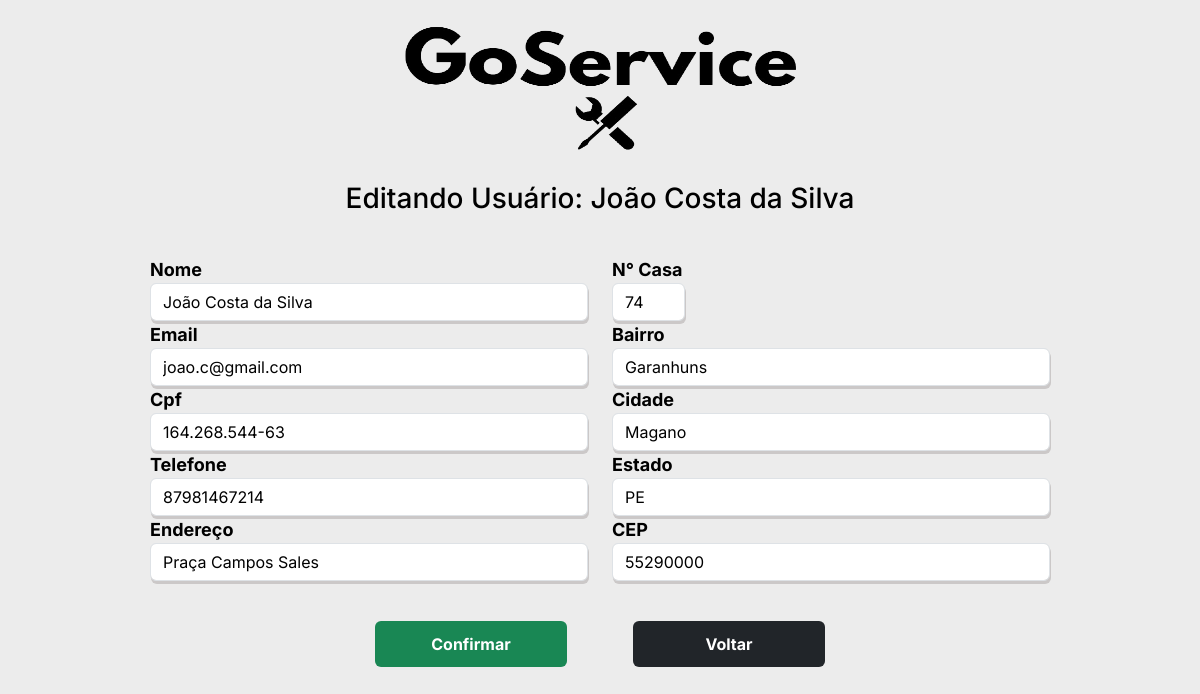
The app's page /edit_user/2, older data.
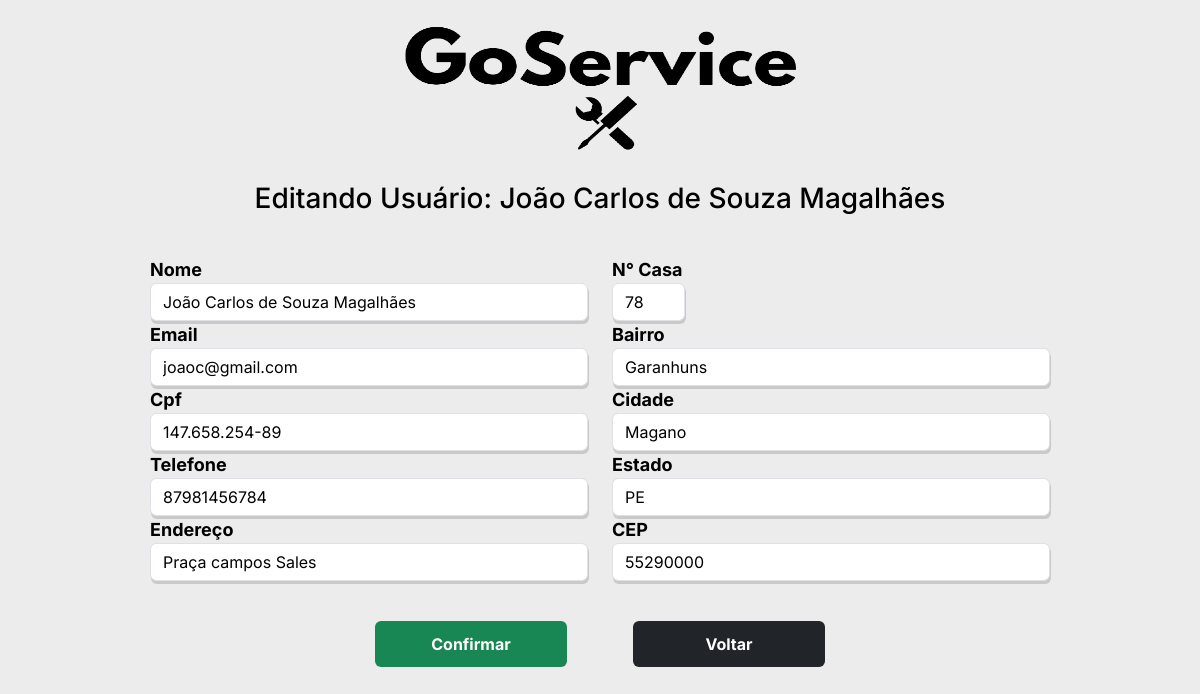
The same page, newer data.
### tables this page shows
CREATE TABLE "clientes"(
        "ID_clientes" INTEGER PRIMARY KEY AUTOINCREMENT,
        "nome"      TEXT,
        "email"     TEXT,
        "cpf"       TEXT,
        "telefone"  TEXT,
        "rua"       TEXT,
        "numero"    TEXT,
        "bairro"    TEXT,
        "cidade"    TEXT,
        "estado"    TEXT,
        "cep"       TEXT
        );

### cliente.py (the view, shortened to what this page needs)
@bp_clientes.route('/edit_user/<string:idCli>', methods=['POST', 'GET'])
def edit_user(idCli):
    con = sql.connect("goservice.db")
    con.row_factory = sql.Row
    cur = con.cursor()
    cur.execute("SELECT * from clientes WHERE ID_clientes=?", (idCli))
    dados = cur.fetchone()
    return render_template('clientes/edit_cliente.html', dados=dados)

### templates/clientes/edit_cliente.html (shortened to what this page needs)
{% extends 'clientes/base/base_cad.html' %}
{% block customCSS %}
  <link rel="stylesheet" href="{{ url_for('static', filename='css/estilosCli/estilo_edit_cliente.css')}}">
{% endblock %}
{% block body %}
    <div class="col-9 mx-auto">
        <div class="container__pai__logo">
            <img class="logo" src="{{ url_for('static', filename='img/goservice.png')}}" id="logo" alt="">
        </div>
        <div class="container__pai__titulo">
            <h3>Editando Usuário: {{dados.nome}}</h3>
        </div>
            <form class="flex-lg-row" action="{{url_for('clientes.edit_user', idCli=dados.ID_clientes)}}" method="post" >
                <div class="row">
                    <div class="col">
                        <div class="form-group">
                            <label>Nome</label>
                            <input type="text" name="nome" id="" value="{{dados.nome}}" required class="form-control bg-white text-black caixa">
                        </div>
                        <div class="form-group">
                            <label>Email</label>
                            <input type="email" name="email" id="" value="{{dados.email}}" required class="form-control bg-white text-black caixa">
                        </div>
                        <div class="form-group">
                            <label>Cpf</label>
                            <input type="text" name="cpf" id="" value="{{dados.cpf}}" required class="form-control bg-white text-black caixa">
                        </div>
                        <div class="form-group">
                            <label>Telefone</label>
                            <input type="text" name="telefone" id="" value="{{dados.telefone}}" required class="form-control bg-white text-black caixa">
                        </div>
                        <div class="form-group">
                            <label>Endereço</label>
                            <input type="text" name="rua" id="" value="{{dados.rua}}" required class="form-control bg-white text-black caixa">
                        </div>
                    </div>
                    <div class="col">
                        <div class="form-group col-md-2">
                            <label>N° Casa</label>
                            <input type="number" name="numero" id="" value="{{dados.numero}}" class="form-control bg-white text-black caixa">
                        </div>
                        <div class="form-group">
                            <label>Bairro</label>
                            <input type="text" name="bairro" id="" value="{{dados.bairro}}" required class="form-control bg-white text-black caixa">
                        </div>
                        <div class="form-group">
                            <label>Cidade</label>
                            <input type="text" name="cidade" id="" value="{{dados.cidade}}" required class="form-control bg-white text-black caixa">
                        </div>
                        <div class="form-group">
                            <label>Estado</label>
                            <input type="text" name="estado" id="" value="{{dados.estado}}" required class="form-control bg-white text-black caixa">
                        </div>
                        <div class="form-group">
                            <label>CEP</label>
                            <input type="text" name="cep" id="" value="{{dados.cep}}" required class="form-control bg-white text-black caixa">
                        </div>
                    </div>
                </div>
                <br>
                <div class="pai__botoes">
                    <input type="submit" value="Confirmar" class="btn bg-success text-white botao-submit">
                    <a class="btn bg-dark text-white my-2 my-sm-0 btns botao-submit" href="{{url_for('clientes.visual_cliente')}}" >
                        Voltar
                    </a>
                </div>
            </form>
    </div>
{% endblock %}

Row changes from the older to the newer data that the page shows:
changed clientes "Garanhuns": nome "João Costa da Silva" → "João Carlos de Souza Magalhães"; email "joao.c@gmail.com" → "joaoc@gmail.com"; cpf "164.268.544-63" → "147.658.254-89"; telefone "87981467214" → "87981456784"; rua "Praça Campos Sales" → "Praça campos Sales"; numero "74" → "78"
